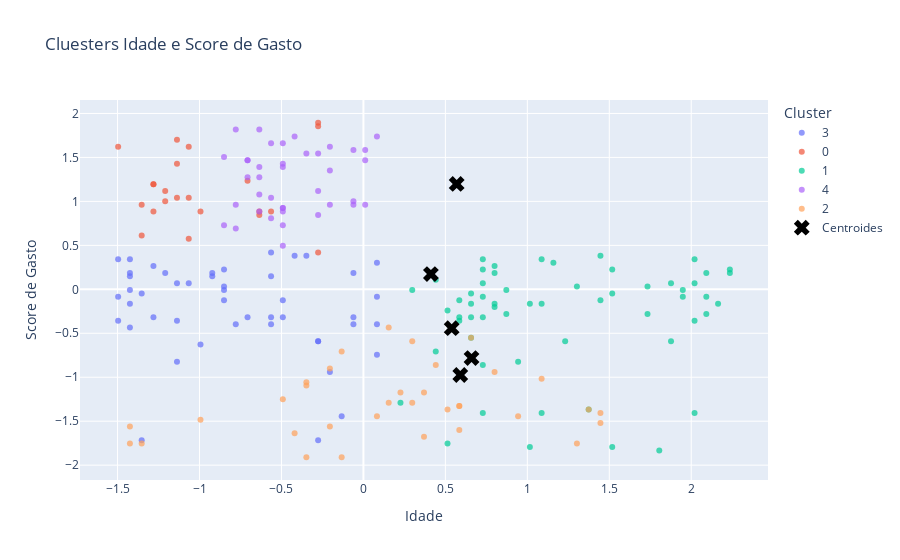

Notebook source saved alongside this figure:
### Markdown cell above
Análisando os centroides na matriz de dispersão de idade e gasto

### Code cell
df_kmeans = pd.DataFrame({
    'Idade': df['Age'],
    'Score_Gasto': df['Spending Score (1-100)'],
    'cluster': labels.astype(str)
})

fig = px.scatter(df_kmeans, x='Idade', y='Score_Gasto', color='cluster',
                 color_continuous_scale='viridis', opacity=0.7,
                 title='Cluesters Idade e Score de Gasto')

fig.add_scatter(x=centroides[:, 0], y=centroides[:, 1],
                mode='markers', marker=dict(color='black', symbol='x', size=14),
                name='Centroides')

fig.update_layout(xaxis_title='Idade', yaxis_title='Score de Gasto', 
                  legend_title='Cluster')
fig.show()

### Figure 1 — Plotly figure (JSON) as saved in the notebook; plotly's stock layout.template omitted (floating-point values rounded to 4 significant figures)
{"data": [{"hovertemplate": "cluster=3<br>Idade=%{x}<br>Score_Gasto=%{y}<extra></extra>", "legendgroup": "3", "marker": {"color": "#636efa", "opacity": 0.7, "symbol": "circle"}, "mode": "markers", "name": "3", "orientation": "v", "showlegend": true, "type": "scatter", "x": [-1.425, -1.353, -0.5634, -0.2763, -0.1328, -0.2763, -0.2763, 0.08253, -0.2045, -0.5634, -0.8504, -0.7069, -0.5634, -0.4198, -0.5634, -0.8504, -1.425, -1.496, -1.425, -0.4916, -0.9222, 0.08253, -1.138, -0.061, -1.281, -1.209, -0.3481, -1.496, 0.08253, -0.4916, -1.066, -0.8504, -1.353, -1.138, -0.9222, -1.281, -1.425, -0.061, -1.425, -1.496, -1.425, -0.8504, -0.061, 0.08253, -1.138, -0.994, -0.7787], "xaxis": "x", "y": [-0.4348, -1.716, -0.396, -1.716, -1.444, -0.5901, -0.5901, -0.7454, -0.9395, 0.4193, -0.1242, -0.3183, -0.3183, 0.3805, 0.1475, 0.03106, 0.1863, 0.3416, 0.3416, -0.1242, 0.1475, -0.08541, 0.06988, 0.1863, 0.264, 0.1863, 0.3805, -0.3572, -0.396, -0.3183, 0.06988, -0.007764, -0.04659, -0.3572, 0.1863, -0.3183, 0.1475, -0.3183, -0.1631, -0.08541, -0.007764, 0.2252, -0.396, 0.3028, -0.823, -0.6289, -0.396], "yaxis": "y"}, {"hovertemplate": "cluster=0<br>Idade=%{x}<br>Score_Gasto=%{y}<extra></extra>", "legendgroup": "0", "marker": {"color": "#EF553B", "opacity": 0.7, "symbol": "circle"}, "mode": "markers", "name": "0", "orientation": "v", "showlegend": true, "type": "scatter", "x": [-1.281, -1.138, -1.209, -1.138, -0.6351, -0.2763, -1.066, -1.209, -1.353, -0.2763, -0.994, -0.5634, -0.7069, -0.2763, -1.138, -1.281, -1.496, -1.281, -0.6351, -1.353, -1.066, -1.066], "xaxis": "x", "y": [1.196, 1.04, 1.002, 1.7, 0.8463, 1.894, 1.04, 1.118, 0.6134, 1.856, 0.8851, 0.8851, 1.235, 0.4193, 1.429, 0.8851, 1.623, 1.196, 0.8851, 0.9628, 1.623, 0.5746], "yaxis": "y"}, {"hovertemplate": "cluster=1<br>Idade=%{x}<br>Score_Gasto=%{y}<extra></extra>", "legendgroup": "1", "marker": {"color": "#00cc96", "opacity": 0.7, "symbol": "circle"}, "mode": "markers", "name": "1", "orientation": "v", "showlegend": true, "type": "scatter", "x": [1.805, 2.02, 1.374, 0.9437, 0.5131, 1.087, 0.4414, 1.518, 1.015, 0.7284, 0.2261, 1.877, 0.6567, 0.7284, 0.8002, 0.7284, 1.446, 0.8002, 0.5849, 0.872, 2.164, 1.015, 2.236, 2.02, 1.087, 1.733, 0.2978, 2.092, 2.236, 0.5849, 1.518, 1.518, 1.446, 0.4414, 0.7284, 1.303, 2.02, 0.5131, 0.6567, 1.159, 0.8002, 2.092, 0.6567, 0.5849, 0.6567, 0.7284, 2.02, 0.7284, 1.948, 1.087, 2.092, 1.948, 1.877, 1.733, 0.7284, 0.872, 0.8002, 1.231], "xaxis": "x", "y": [-1.832, -1.405, -1.367, -0.823, -1.755, -1.405, -0.7066, -1.794, -1.794, -1.405, -1.289, -0.5901, -0.5513, -0.8618, 0.1863, 0.06988, 0.3805, -0.2019, -0.3572, -0.007764, -0.1631, -0.1631, 0.2252, 0.06988, 0.3416, 0.03106, -0.007764, -0.08541, 0.1863, -0.3183, -0.04659, 0.2252, -0.1242, 0.1087, -0.3183, 0.03106, -0.3572, -0.2407, -0.1631, 0.3028, -0.1631, 0.1863, -0.04659, -0.1242, -0.3183, -0.08541, 0.3416, 0.2252, -0.007764, -0.1631, -0.2795, -0.08541, 0.06988, -0.2795, 0.3416, -0.2795, 0.264, -0.5901], "yaxis": "y"}, {"hovertemplate": "cluster=4<br>Idade=%{x}<br>Score_Gasto=%{y}<extra></extra>", "legendgroup": "4", "marker": {"color": "#ab63fa", "opacity": 0.7, "symbol": "circle"}, "mode": "markers", "name": "4", "orientation": "v", "showlegend": true, "type": "scatter", "x": [0.01077, -0.5634, 0.08253, -0.061, 0.01077, -0.5634, -0.7069, -0.4916, -0.2763, -0.4916, -0.4916, -0.7787, -0.4916, -0.3481, 0.01077, -0.061, -0.8504, -0.6351, -0.6351, -0.7069, -0.5634, -0.2045, -0.4198, -0.4916, -0.7787, -0.2045, -0.6351, -0.8504, -0.2763, -0.4916, -0.7069, -0.6351, -0.7787, -0.2045, -0.4916, -0.061, -0.2763, -0.4916, -0.6351], "xaxis": "x", "y": [1.584, 1.04, 1.739, 0.9628, 0.9628, 0.8075, 1.467, 0.8851, 0.8463, 1.662, 1.429, 1.817, 0.924, 1.545, 1.467, 1.002, 1.506, 1.079, 0.8851, 1.273, 1.662, 0.9628, 1.739, 0.4969, 0.9628, 1.623, 1.39, 0.7298, 1.545, 1.39, 1.467, 1.817, 0.691, 1.351, 0.7298, 1.584, 1.118, 0.924, 1.273], "yaxis": "y"}, {"hovertemplate": "cluster=2<br>Idade=%{x}<br>Score_Gasto=%{y}<extra></extra>", "legendgroup": "2", "marker": {"color": "#FFA15A", "opacity": 0.7, "symbol": "circle"}, "mode": "markers", "name": "2", "orientation": "v", "showlegend": true, "type": "scatter", "x": [0.2978, 1.446, 0.5849, -1.353, 0.3696, -1.425, 1.303, -0.994, 0.6567, -0.3481, 0.2978, 0.3696, 0.5849, -0.1328, -0.3481, -1.425, 0.8002, 0.2261, -0.2045, 0.08253, -0.2045, 0.9437, 1.374, 1.446, -0.1328, 0.5131, 0.1543, 1.087, 0.1543, -0.3481, -0.4198, 0.5849, 0.4414, -0.4916], "xaxis": "x", "y": [-0.5901, -1.522, -1.599, -1.755, -1.677, -1.561, -1.755, -1.483, -0.5513, -1.095, -1.289, -1.172, -1.328, -1.91, -1.91, -1.755, -0.9395, -1.172, -0.9007, -1.444, -1.561, -1.444, -1.367, -1.405, -0.7066, -1.367, -0.4348, -1.017, -1.289, -1.056, -1.638, -1.328, -0.8618, -1.25], "yaxis": "y"}, {"marker": {"color": "black", "size": 14, "symbol": "x"}, "mode": "markers", "name": "Centroides", "type": "scatter", "x": [0.5909, 0.569, 0.4118, 0.6596, 0.5385], "y": [-0.9744, 1.199, 0.1733, -0.7817, -0.4419]}], "layout": {"legend": {"title": {"text": "Cluster"}, "tracegroupgap": 0}, "title": {"text": "Cluesters Idade e Score de Gasto"}, "xaxis": {"anchor": "y", "domain": [0, 1], "title": {"text": "Idade"}}, "yaxis": {"anchor": "x", "domain": [0, 1], "title": {"text": "Score de Gasto"}}}}
